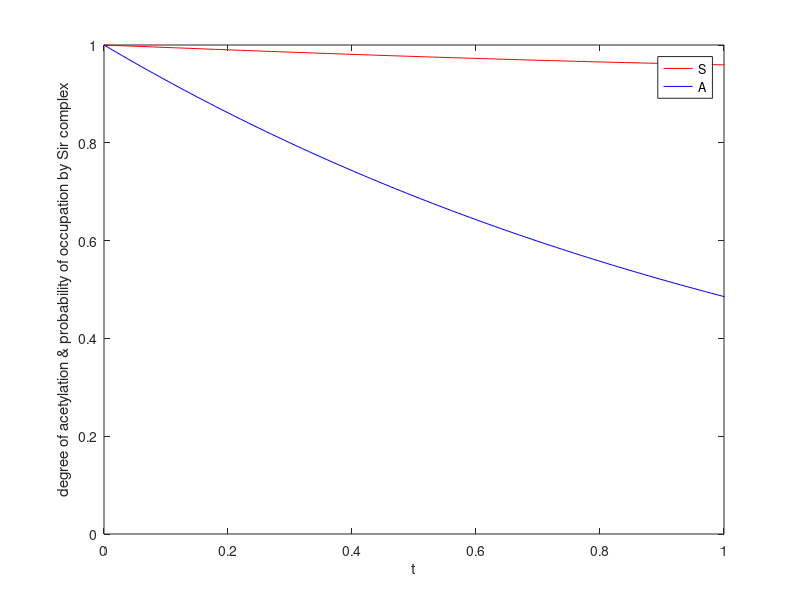

Recreate this plot in MATLAB.
function Epigenetic_Bistability
%global n gamma0 lamda
% n=1;
% gamma0=0.6;
% lamda=0.15;
format long;
global rou ita alpha lamda gamma0 n
rou=1;
ita=rou*0.05;
alpha=1;
lamda=alpha*0.15;
gamma0=alpha*0.6;
n=1;

y0=[1,1];
options=odeset('AbsTol',1e-6);
tspan=0:0.01:100;
[t,var]=ode45(@Epi_delta,tspan,y0,options);
figure('name','Figure 2 static model');
plot(t,var(:,1),'r',t,var(:,2),'b');
legend('S','A');
axis([0,1,0,1]);
xlabel('t'),ylabel('degree of acetylation & probability of occupation by Sir complex');


% var(1)==S;var(2)==A
function dy=Epi_delta(t,var)
%global n gamma0 lamda
%alpha=(lamda+gamma0*var(1))^2/((1-var(1))*((gamma0+lamda)*(n-1)*var(1)-lamda*(1-var(1))));
%rou
global rou ita alpha lamda gamma0 n
dy=zeros(2,1);
dy(1)=rou*(1-var(1))*(1-var(2))^n-ita*var(1);
dy(2)=alpha*(1-var(2))*(1-var(1))*1-(lamda+gamma0*var(1))*var(2);